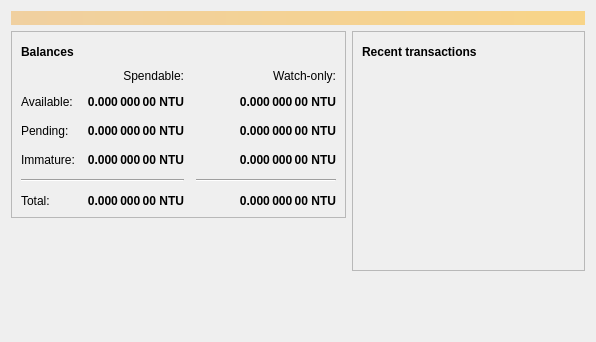
<?xml version="1.0" encoding="UTF-8"?>
<ui version="4.0">
 <class>OverviewPage</class>
 <widget class="QWidget" name="OverviewPage">
  <property name="geometry">
   <rect>
    <x>0</x>
    <y>0</y>
    <width>596</width>
    <height>342</height>
   </rect>
  </property>
  <property name="windowTitle">
   <string>Form</string>
  </property>
  <layout class="QVBoxLayout" name="topLayout">
   <item>
    <widget class="QLabel" name="labelAlerts">
     <property name="visible">
      <bool>false</bool>
     </property>
     <property name="styleSheet">
      <string notr="true">QLabel { background-color: qlineargradient(x1: 0, y1: 0, x2: 1, y2: 0, stop:0 #F0D0A0, stop:1 #F8D488); color:#000000; }</string>
     </property>
     <property name="wordWrap">
      <bool>true</bool>
     </property>
     <property name="margin">
      <number>3</number>
     </property>
     <property name="textInteractionFlags">
      <set>Qt::TextSelectableByMouse</set>
     </property>
    </widget>
   </item>
   <item>
    <layout class="QHBoxLayout" name="horizontalLayout" stretch="1,1">
     <item>
      <layout class="QVBoxLayout" name="verticalLayout_2">
       <item>
        <widget class="QFrame" name="frame">
         <property name="frameShape">
          <enum>QFrame::StyledPanel</enum>
         </property>
         <property name="frameShadow">
          <enum>QFrame::Raised</enum>
         </property>
         <layout class="QVBoxLayout" name="verticalLayout_4">
          <item>
           <layout class="QHBoxLayout" name="horizontalLayout_4">
            <item>
             <widget class="QLabel" name="label_5">
              <property name="font">
               <font>
                <weight>75</weight>
                <bold>true</bold>
               </font>
              </property>
              <property name="text">
               <string>Balances</string>
              </property>
             </widget>
            </item>
            <item>
             <widget class="QPushButton" name="labelWalletStatus">
              <property name="enabled">
               <bool>true</bool>
              </property>
              <property name="maximumSize">
               <size>
                <width>30</width>
                <height>16777215</height>
               </size>
              </property>
              <property name="toolTip">
               <string>The displayed information may be out of date. Your wallet automatically synchronizes with the Nutucoin network after a connection is established, but this process has not completed yet.</string>
              </property>
              <property name="text">
               <string/>
              </property>
              <property name="icon">
               <iconset resource="../bitcoin.qrc">
                <normaloff>:/icons/warning</normaloff>
                <disabledoff>:/icons/warning</disabledoff>:/icons/warning</iconset>
              </property>
              <property name="iconSize">
               <size>
                <width>24</width>
                <height>24</height>
               </size>
              </property>
              <property name="flat">
               <bool>true</bool>
              </property>
             </widget>
            </item>
            <item>
             <spacer name="horizontalSpacer_3">
              <property name="orientation">
               <enum>Qt::Horizontal</enum>
              </property>
              <property name="sizeHint" stdset="0">
               <size>
                <width>40</width>
                <height>20</height>
               </size>
              </property>
             </spacer>
            </item>
           </layout>
          </item>
          <item>
           <layout class="QGridLayout" name="gridLayout">
            <property name="spacing">
             <number>12</number>
            </property>
            <item row="2" column="2">
             <widget class="QLabel" name="labelWatchPending">
              <property name="font">
               <font>
                <weight>75</weight>
                <bold>true</bold>
               </font>
              </property>
              <property name="cursor">
               <cursorShape>IBeamCursor</cursorShape>
              </property>
              <property name="toolTip">
               <string>Unconfirmed transactions to watch-only addresses</string>
              </property>
              <property name="text">
               <string notr="true">0.000 000 00 NTU</string>
              </property>
              <property name="alignment">
               <set>Qt::AlignRight|Qt::AlignTrailing|Qt::AlignVCenter</set>
              </property>
              <property name="textInteractionFlags">
               <set>Qt::LinksAccessibleByMouse|Qt::TextSelectableByKeyboard|Qt::TextSelectableByMouse</set>
              </property>
             </widget>
            </item>
            <item row="2" column="1">
             <widget class="QLabel" name="labelUnconfirmed">
              <property name="font">
               <font>
                <weight>75</weight>
                <bold>true</bold>
               </font>
              </property>
              <property name="cursor">
               <cursorShape>IBeamCursor</cursorShape>
              </property>
              <property name="toolTip">
               <string>Total of transactions that have yet to be confirmed, and do not yet count toward the spendable balance</string>
              </property>
              <property name="text">
               <string notr="true">0.000 000 00 NTU</string>
              </property>
              <property name="alignment">
               <set>Qt::AlignRight|Qt::AlignTrailing|Qt::AlignVCenter</set>
              </property>
              <property name="textInteractionFlags">
               <set>Qt::LinksAccessibleByMouse|Qt::TextSelectableByKeyboard|Qt::TextSelectableByMouse</set>
              </property>
             </widget>
            </item>
            <item row="3" column="2">
             <widget class="QLabel" name="labelWatchImmature">
              <property name="font">
               <font>
                <weight>75</weight>
                <bold>true</bold>
               </font>
              </property>
              <property name="cursor">
               <cursorShape>IBeamCursor</cursorShape>
              </property>
              <property name="toolTip">
               <string>Mined balance in watch-only addresses that has not yet matured</string>
              </property>
              <property name="text">
               <string notr="true">0.000 000 00 NTU</string>
              </property>
              <property name="alignment">
               <set>Qt::AlignRight|Qt::AlignTrailing|Qt::AlignVCenter</set>
              </property>
              <property name="textInteractionFlags">
               <set>Qt::LinksAccessibleByMouse|Qt::TextSelectableByKeyboard|Qt::TextSelectableByMouse</set>
              </property>
             </widget>
            </item>
            <item row="4" column="0" colspan="2">
             <widget class="Line" name="line">
              <property name="orientation">
               <enum>Qt::Horizontal</enum>
              </property>
             </widget>
            </item>
            <item row="4" column="2">
             <widget class="Line" name="lineWatchBalance">
              <property name="sizePolicy">
               <sizepolicy hsizetype="Preferred" vsizetype="Fixed">
                <horstretch>0</horstretch>
                <verstretch>0</verstretch>
               </sizepolicy>
              </property>
              <property name="minimumSize">
               <size>
                <width>140</width>
                <height>0</height>
               </size>
              </property>
              <property name="orientation">
               <enum>Qt::Horizontal</enum>
              </property>
             </widget>
            </item>
            <item row="5" column="0">
             <widget class="QLabel" name="labelTotalText">
              <property name="text">
               <string>Total:</string>
              </property>
             </widget>
            </item>
            <item row="3" column="1">
             <widget class="QLabel" name="labelImmature">
              <property name="font">
               <font>
                <weight>75</weight>
                <bold>true</bold>
               </font>
              </property>
              <property name="cursor">
               <cursorShape>IBeamCursor</cursorShape>
              </property>
              <property name="toolTip">
               <string>Mined balance that has not yet matured</string>
              </property>
              <property name="text">
               <string notr="true">0.000 000 00 NTU</string>
              </property>
              <property name="alignment">
               <set>Qt::AlignRight|Qt::AlignTrailing|Qt::AlignVCenter</set>
              </property>
              <property name="textInteractionFlags">
               <set>Qt::LinksAccessibleByMouse|Qt::TextSelectableByKeyboard|Qt::TextSelectableByMouse</set>
              </property>
             </widget>
            </item>
            <item row="2" column="3">
             <spacer name="horizontalSpacer_2">
              <property name="orientation">
               <enum>Qt::Horizontal</enum>
              </property>
              <property name="sizeHint" stdset="0">
               <size>
                <width>40</width>
                <height>20</height>
               </size>
              </property>
             </spacer>
            </item>
            <item row="3" column="0">
             <widget class="QLabel" name="labelImmatureText">
              <property name="text">
               <string>Immature:</string>
              </property>
             </widget>
            </item>
            <item row="5" column="1">
             <widget class="QLabel" name="labelTotal">
              <property name="font">
               <font>
                <weight>75</weight>
                <bold>true</bold>
               </font>
              </property>
              <property name="cursor">
               <cursorShape>IBeamCursor</cursorShape>
              </property>
              <property name="toolTip">
               <string>Your current total balance</string>
              </property>
              <property name="text">
               <string notr="true">0.000 000 00 NTU</string>
              </property>
              <property name="alignment">
               <set>Qt::AlignRight|Qt::AlignTrailing|Qt::AlignVCenter</set>
              </property>
              <property name="textInteractionFlags">
               <set>Qt::LinksAccessibleByMouse|Qt::TextSelectableByKeyboard|Qt::TextSelectableByMouse</set>
              </property>
             </widget>
            </item>
            <item row="5" column="2">
             <widget class="QLabel" name="labelWatchTotal">
              <property name="font">
               <font>
                <weight>75</weight>
                <bold>true</bold>
               </font>
              </property>
              <property name="cursor">
               <cursorShape>IBeamCursor</cursorShape>
              </property>
              <property name="toolTip">
               <string>Current total balance in watch-only addresses</string>
              </property>
              <property name="text">
               <string notr="true">0.000 000 00 NTU</string>
              </property>
              <property name="alignment">
               <set>Qt::AlignRight|Qt::AlignTrailing|Qt::AlignVCenter</set>
              </property>
              <property name="textInteractionFlags">
               <set>Qt::LinksAccessibleByMouse|Qt::TextSelectableByKeyboard|Qt::TextSelectableByMouse</set>
              </property>
             </widget>
            </item>
            <item row="0" column="2">
             <widget class="QLabel" name="labelWatchonly">
              <property name="text">
               <string>Watch-only:</string>
              </property>
              <property name="alignment">
               <set>Qt::AlignRight|Qt::AlignTrailing|Qt::AlignVCenter</set>
              </property>
             </widget>
            </item>
            <item row="1" column="0">
             <widget class="QLabel" name="labelBalanceText">
              <property name="text">
               <string>Available:</string>
              </property>
             </widget>
            </item>
            <item row="1" column="1">
             <widget class="QLabel" name="labelBalance">
              <property name="font">
               <font>
                <weight>75</weight>
                <bold>true</bold>
               </font>
              </property>
              <property name="cursor">
               <cursorShape>IBeamCursor</cursorShape>
              </property>
              <property name="toolTip">
               <string>Your current spendable balance</string>
              </property>
              <property name="text">
               <string notr="true">0.000 000 00 NTU</string>
              </property>
              <property name="alignment">
               <set>Qt::AlignRight|Qt::AlignTrailing|Qt::AlignVCenter</set>
              </property>
              <property name="textInteractionFlags">
               <set>Qt::LinksAccessibleByMouse|Qt::TextSelectableByKeyboard|Qt::TextSelectableByMouse</set>
              </property>
             </widget>
            </item>
            <item row="1" column="2">
             <widget class="QLabel" name="labelWatchAvailable">
              <property name="font">
               <font>
                <weight>75</weight>
                <bold>true</bold>
               </font>
              </property>
              <property name="cursor">
               <cursorShape>IBeamCursor</cursorShape>
              </property>
              <property name="toolTip">
               <string>Your current balance in watch-only addresses</string>
              </property>
              <property name="text">
               <string notr="true">0.000 000 00 NTU</string>
              </property>
              <property name="alignment">
               <set>Qt::AlignRight|Qt::AlignTrailing|Qt::AlignVCenter</set>
              </property>
              <property name="textInteractionFlags">
               <set>Qt::LinksAccessibleByMouse|Qt::TextSelectableByKeyboard|Qt::TextSelectableByMouse</set>
              </property>
             </widget>
            </item>
            <item row="2" column="0">
             <widget class="QLabel" name="labelPendingText">
              <property name="text">
               <string>Pending:</string>
              </property>
             </widget>
            </item>
            <item row="0" column="1">
             <widget class="QLabel" name="labelSpendable">
              <property name="text">
               <string>Spendable:</string>
              </property>
              <property name="alignment">
               <set>Qt::AlignRight|Qt::AlignTrailing|Qt::AlignVCenter</set>
              </property>
             </widget>
            </item>
           </layout>
          </item>
         </layout>
        </widget>
       </item>
       <item>
        <spacer name="verticalSpacer">
         <property name="orientation">
          <enum>Qt::Vertical</enum>
         </property>
         <property name="sizeHint" stdset="0">
          <size>
           <width>20</width>
           <height>40</height>
          </size>
         </property>
        </spacer>
       </item>
      </layout>
     </item>
     <item>
      <layout class="QVBoxLayout" name="verticalLayout_3">
       <item>
        <widget class="QFrame" name="frame_2">
         <property name="frameShape">
          <enum>QFrame::StyledPanel</enum>
         </property>
         <property name="frameShadow">
          <enum>QFrame::Raised</enum>
         </property>
         <layout class="QVBoxLayout" name="verticalLayout">
          <item>
           <layout class="QHBoxLayout" name="horizontalLayout_2">
            <item>
             <widget class="QLabel" name="label_4">
              <property name="font">
               <font>
                <weight>75</weight>
                <bold>true</bold>
               </font>
              </property>
              <property name="text">
               <string>Recent transactions</string>
              </property>
             </widget>
            </item>
            <item>
             <widget class="QPushButton" name="labelTransactionsStatus">
              <property name="enabled">
               <bool>true</bool>
              </property>
              <property name="maximumSize">
               <size>
                <width>30</width>
                <height>16777215</height>
               </size>
              </property>
              <property name="toolTip">
               <string>The displayed information may be out of date. Your wallet automatically synchronizes with the Nutucoin network after a connection is established, but this process has not completed yet.</string>
              </property>
              <property name="text">
               <string/>
              </property>
              <property name="icon">
               <iconset resource="../bitcoin.qrc">
                <normaloff>:/icons/warning</normaloff>
                <disabledoff>:/icons/warning</disabledoff>:/icons/warning</iconset>
              </property>
              <property name="iconSize">
               <size>
                <width>24</width>
                <height>24</height>
               </size>
              </property>
              <property name="flat">
               <bool>true</bool>
              </property>
             </widget>
            </item>
            <item>
             <spacer name="horizontalSpacer">
              <property name="orientation">
               <enum>Qt::Horizontal</enum>
              </property>
              <property name="sizeHint" stdset="0">
               <size>
                <width>40</width>
                <height>20</height>
               </size>
              </property>
             </spacer>
            </item>
           </layout>
          </item>
          <item>
           <widget class="QListView" name="listTransactions">
            <property name="styleSheet">
             <string notr="true">QListView { background: transparent; }</string>
            </property>
            <property name="frameShape">
             <enum>QFrame::NoFrame</enum>
            </property>
            <property name="verticalScrollBarPolicy">
             <enum>Qt::ScrollBarAlwaysOff</enum>
            </property>
            <property name="horizontalScrollBarPolicy">
             <enum>Qt::ScrollBarAlwaysOff</enum>
            </property>
            <property name="selectionMode">
             <enum>QAbstractItemView::NoSelection</enum>
            </property>
           </widget>
          </item>
         </layout>
        </widget>
       </item>
       <item>
        <spacer name="verticalSpacer_2">
         <property name="orientation">
          <enum>Qt::Vertical</enum>
         </property>
         <property name="sizeHint" stdset="0">
          <size>
           <width>20</width>
           <height>40</height>
          </size>
         </property>
        </spacer>
       </item>
      </layout>
     </item>
    </layout>
   </item>
  </layout>
 </widget>
 <resources/>
 <connections/>
</ui>
